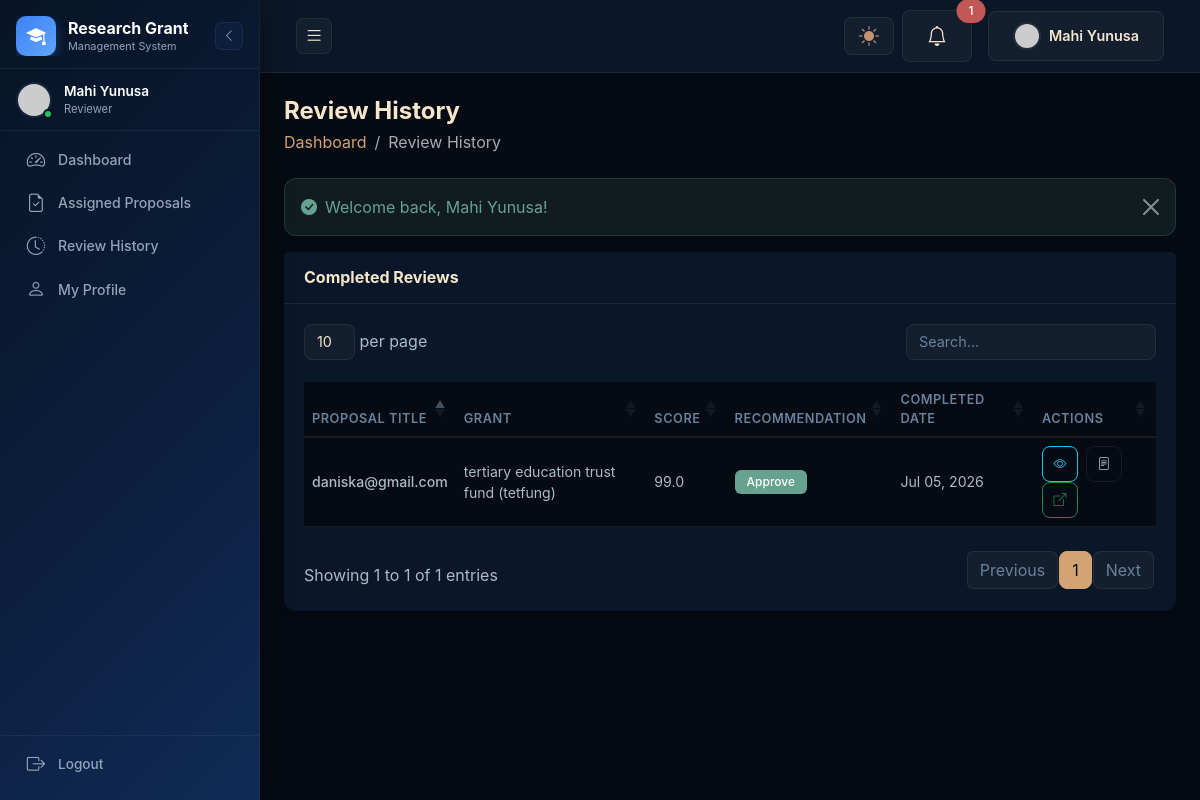
The page /reviewer/pages/review_history.php (signed in) on the database its author committed.
### tables this page shows
CREATE TABLE `proposal_reviews` (
  `id` int(11) NOT NULL AUTO_INCREMENT,
  `proposal_id` int(11) NOT NULL,
  `reviewer_id` int(11) NOT NULL,
  `assigned_by` int(11) DEFAULT NULL,
  `score` decimal(5,2) DEFAULT NULL,
  `comments` text,
  `recommendation` enum('approve','reject','revision') DEFAULT NULL,
  `recommended_amount` decimal(15,2) DEFAULT NULL COMMENT 'Funding amount recommended by reviewer',
  `evaluation_report` text,
  `status` enum('assigned','in_progress','completed') NOT NULL DEFAULT 'assigned',
  `assigned_at` timestamp NOT NULL DEFAULT CURRENT_TIMESTAMP,
  `completed_at` datetime DEFAULT NULL,
  `created_at` timestamp NOT NULL DEFAULT CURRENT_TIMESTAMP,
  `updated_at` timestamp NOT NULL DEFAULT CURRENT_TIMESTAMP ON UPDATE CURRENT_TIMESTAMP,
  PRIMARY KEY (`id`),
  KEY `proposal_id` (`proposal_id`),
  KEY `reviewer_id` (`reviewer_id`),
  KEY `status` (`status`),
  KEY `fk_reviews_assigner` (`assigned_by`),
  CONSTRAINT `fk_reviews_assigner` FOREIGN KEY (`assigned_by`) REFERENCES `users` (`id`) ON DELETE SET NULL ON UPDATE CASCADE,
  CONSTRAINT `fk_reviews_proposal` FOREIGN KEY (`proposal_id`) REFERENCES `proposals` (`id`) ON DELETE CASCADE ON UPDATE CASCADE,
  CONSTRAINT `fk_reviews_reviewer` FOREIGN KEY (`reviewer_id`) REFERENCES `users` (`id`) ON DELETE CASCADE ON UPDATE CASCADE
);

CREATE TABLE `proposals` (
  `id` int(11) NOT NULL AUTO_INCREMENT,
  `grant_id` int(11) NOT NULL,
  `researcher_id` int(11) NOT NULL,
  `title` varchar(255) NOT NULL,
  `abstract` text,
  `problem_statement` text,
  `methodology` text,
  `expected_outcomes` text,
  `budget_breakdown` text,
  `budget_amount` decimal(15,2) DEFAULT NULL,
  `status` enum('draft','submitted','under_review','approved','rejected','revision_needed','withdrawn') NOT NULL DEFAULT 'draft',
  `review_score` decimal(5,2) DEFAULT NULL,
  `review_comment` text,
  `submitted_at` datetime DEFAULT NULL,
  `reviewed_at` datetime DEFAULT NULL,
  `reviewed_by` int(11) DEFAULT NULL,
  `created_at` timestamp NOT NULL DEFAULT CURRENT_TIMESTAMP,
  `updated_at` timestamp NOT NULL DEFAULT CURRENT_TIMESTAMP ON UPDATE CURRENT_TIMESTAMP,
  PRIMARY KEY (`id`),
  KEY `grant_id` (`grant_id`),
  KEY `researcher_id` (`researcher_id`),
  KEY `status` (`status`),
  KEY `reviewed_by` (`reviewed_by`),
  CONSTRAINT `fk_proposals_grant` FOREIGN KEY (`grant_id`) REFERENCES `grants` (`id`) ON DELETE CASCADE ON UPDATE CASCADE,
  CONSTRAINT `fk_proposals_researcher` FOREIGN KEY (`researcher_id`) REFERENCES `users` (`id`) ON DELETE CASCADE ON UPDATE CASCADE,
  CONSTRAINT `fk_proposals_reviewer` FOREIGN KEY (`reviewed_by`) REFERENCES `users` (`id`) ON DELETE SET NULL ON UPDATE CASCADE
);

CREATE TABLE `grants` (
  `id` int(11) NOT NULL AUTO_INCREMENT,
  `title` varchar(255) NOT NULL,
  `slug` varchar(255) NOT NULL,
  `description` text NOT NULL,
  `objectives` text,
  `eligibility_criteria` text,
  `funding_amount` decimal(15,2) DEFAULT NULL,
  `category_id` int(11) DEFAULT NULL,
  `status` enum('draft','open','closed','cancelled') NOT NULL DEFAULT 'draft',
  `application_start_date` date DEFAULT NULL,
  `application_end_date` date DEFAULT NULL,
  `review_deadline` date DEFAULT NULL,
  `max_applications` int(11) DEFAULT NULL,
  `guidelines_file` varchar(255) DEFAULT NULL,
  `is_published` tinyint(1) NOT NULL DEFAULT '0',
  `created_by` int(11) DEFAULT NULL,
  `created_at` timestamp NOT NULL DEFAULT CURRENT_TIMESTAMP,
  `updated_at` timestamp NOT NULL DEFAULT CURRENT_TIMESTAMP ON UPDATE CURRENT_TIMESTAMP,
  PRIMARY KEY (`id`),
  UNIQUE KEY `slug` (`slug`),
  KEY `category_id` (`category_id`),
  KEY `status` (`status`),
  KEY `is_published` (`is_published`),
  KEY `created_by` (`created_by`),
  CONSTRAINT `fk_grants_category` FOREIGN KEY (`category_id`) REFERENCES `grant_categories` (`id`) ON DELETE SET NULL ON UPDATE CASCADE,
  CONSTRAINT `fk_grants_creator` FOREIGN KEY (`created_by`) REFERENCES `users` (`id`) ON DELETE SET NULL ON UPDATE CASCADE
);

### reviewer/pages/review_history.php (the view, shortened to what this page needs)
<?php
require_once __DIR__ . '/../../includes/functions.php';
$userId = $_SESSION['user_id'];
$db = getDb();
$stmt = $db->prepare("SELECT pr.*, p.title as proposal_title, p.abstract, g.title as grant_title, u.first_name as res_first, u.last_name as res_last FROM proposal_reviews pr JOIN proposals p ON pr.proposal_id = p.id JOIN grants g ON p.grant_id = g.id JOIN users u ON p.researcher_id = u.id WHERE pr.reviewer_id = :user_id AND pr.status = 'completed' ORDER BY pr.completed_at DESC");
$stmt->execute([':user_id' => $userId]);
$reviews = $stmt->fetchAll();
include_once __DIR__ . '/../../includes/header.php';
?>
<div class="d-flex justify-content-between align-items-center mb-4">
    <div>
        <h4 class="mb-1 fw-bold">Review History</h4>
        <nav aria-label="breadcrumb">
            <ol class="breadcrumb mb-0">
                <li class="breadcrumb-item"><a href="<?= SITE_URL ?>reviewer/index.php">Dashboard</a></li>
                <li class="breadcrumb-item active">Review History</li>
            </ol>
        </nav>
    </div>
</div>
<?= displaySessionMessages() ?>
<div class="card border-0 shadow-sm">
    <div class="card-header bg-white py-3">
        <h6 class="mb-0 fw-bold">Completed Reviews</h6>
    </div>
    <div class="card-body">
        <div class="table-responsive">
            <table class="table datatable table-hover">
                <thead>
                    <tr>
                        <th>Proposal Title</th>
                        <th>Grant</th>
                        <th>Score</th>
                        <th>Recommendation</th>
                        <th>Completed Date</th>
                        <th class="no-print">Actions</th>
                    </tr>
                </thead>
                <tbody>
                    <?php foreach ($reviews as $r): ?>
                    <tr>
                        <td class="fw-medium"><?= htmlspecialchars($r['proposal_title']) ?></td>
                        <td><?= htmlspecialchars($r['grant_title']) ?></td>
                        <td><?= $r['score'] !== null ? number_format($r['score'], 1) : '-' ?></td>
                        <td><?= $r['recommendation'] ? getStatusBadge($r['recommendation']) : '-' ?></td>
                        <td><?= $r['completed_at'] ? formatDate($r['completed_at']) : '-' ?></td>
                        <td class="no-print">
                            <button class="btn btn-sm btn-outline-info btn-icon me-1" onclick="viewProposal(<?= $r['proposal_id'] ?>)" title="View Proposal & Researcher Profile"><i class="bi bi-eye"></i></button>
                            <button class="btn btn-sm btn-outline-secondary btn-icon me-1" onclick="viewReviewSummary(<?= $r['id'] ?>)" title="Review Summary"><i class="bi bi-file-text"></i></button>
                            <a href="<?= SITE_URL ?>reviewer/pages/review.php?id=<?= $r['id'] ?>" class="btn btn-sm btn-outline-success btn-icon" title="Full Evaluation Page"><i class="bi bi-box-arrow-up-right"></i></a>
                        </td>
                    </tr>
                    <?php endforeach; ?>
                </tbody>
            </table>
        </div>
    </div>
</div>
<?php include_once __DIR__ . '/../../includes/footer.php'; ?>

### includes/functions.php (shortened to what this page needs)
<?php
function formatDate($date, $format = 'M d, Y') {
    return date($format, strtotime($date));
}
function getStatusBadge($status) {
    $badges = [
        'active' => 'success',
        'inactive' => 'secondary',
        'pending' => 'warning',
        'draft' => 'secondary',
        'open' => 'success',
        'closed' => 'danger',
        'cancelled' => 'danger',
        'submitted' => 'primary',
        'under_review' => 'info',
        'approved' => 'success',
        'rejected' => 'danger',
        'revision_needed' => 'warning',
        'withdrawn' => 'secondary',
        'assigned' => 'info',
        'in_progress' => 'warning',
        'completed' => 'success',
        'overdue' => 'danger',
        'suspended' => 'warning',
        'terminated' => 'danger',
        'reviewed' => 'info',
        'monthly' => 'primary',
        'quarterly' => 'info',
        'biannual' => 'warning',
        'annual' => 'success',
        'final' => 'danger',
        'approve' => 'success',
        'revision' => 'warning',
        'paid' => 'success',
        'scheduled' => 'warning',
        'partially_disbursed' => 'info',
        'fully_disbursed' => 'success',
    ];
    $class = $badges[$status] ?? 'secondary';
    $label = ucwords(str_replace('_', ' ', $status));
    return "<span class='badge bg-{$class}'>{$label}</span>";
}
function displayAlert($message, $type = 'success') {
    $icons = [
        'success' => 'bi-check-circle-fill',
        'danger' => 'bi-exclamation-triangle-fill',
        'warning' => 'bi-exclamation-circle-fill',
        'info' => 'bi-info-circle-fill',
    ];
    $icon = $icons[$type] ?? 'bi-info-circle-fill';
    return "<div class='alert alert-{$type} alert-dismissible fade show' role='alert'>
            <i class='{$icon} me-2'></i>{$message}
            <button type='button' class='btn-close' data-bs-dismiss='alert'></button>
        </div>";
}
function displaySessionMessages() {
    $html = '';
    foreach (['success', 'danger', 'warning', 'info'] as $type) {
        if (isset($_SESSION[$type . '_message'])) {
            $html .= displayAlert($_SESSION[$type . '_message'], $type);
        }
    }
    return $html;
}

### assets/css/style.css (style rules this page uses)
:root { --dark: #060a12; --dark2: #0a1728; --dark3: #1b3858; --primary: #d4a373; --primary-light: #e8c9a0; --primary-dark: #b8895e; --secondary: #537497; --secondary-light: #69819c; --tertiary: #96b2c6; --green: #65a390; --amber: #c4936f; --red: #c15757; --text: #f5e6cc; --text-muted: #aabbc8; --text-dim: #69819c; --glass: rgba(245, 230, 204, .04); --glass-hover: rgba(245, 230, 204, .07); --glass-border: rgba(245, 230, 204, .08); --glow-primary: rgba(212, 163, 115, .35); --glow-secondary: rgba(83, 116, 151, .35); --sidebar-width: 260px; --sidebar-collapsed: 80px; --sidebar-bg: #071426; --sidebar-gradient: linear-gradient(135deg, #071426, #0B1D39, #102B57); --sidebar-primary: #3B82F6; --sidebar-primary-glow: rgba(59, 130, 246, .35); --sidebar-secondary: #60A5FA; --sidebar-text: #FFFFFF; --sidebar-muted: #94A3B8; --sidebar-glass: rgba(59, 130, 246, .06); --sidebar-glass-hover: rgba(59, 130, 246, .1); --sidebar-border: rgba(148, 163, 184, .1); --header-height: 60px; --radius: 12px; --radius-sm: 8px; --transition: all .3s ease; --bs-body-bg: var(--dark); --bs-body-color: var(--text); --bs-primary: var(--primary); --bs-secondary: var(--secondary); --bs-success: var(--green); --bs-warning: var(--amber); --bs-danger: var(--red); --bs-info: var(--tertiary); --bs-light: var(--dark2); --bs-dark: #000; --bs-border-color: var(--glass-border); --bs-link-color: var(--primary); --bs-link-hover-color: var(--primary-light); }
* { margin: 0; padding: 0; box-sizing: border-box; }
body { font-family: 'Inter', -apple-system, BlinkMacSystemFont, sans-serif; background: var(--dark); color: var(--text); overflow-x: hidden; }
h1, h2, h3, h4, h5, h6 { font-weight: 700; color: var(--text); }
a { text-decoration: none; transition: var(--transition); color: var(--primary); }
.card { border: 1px solid var(--glass-border); border-radius: var(--radius); background: var(--dark2); transition: var(--transition); }
.card-header { background: transparent; border-bottom: 1px solid var(--glass-border); font-weight: 600; padding: 16px 20px; color: var(--text); }
.card-body { padding: 20px; color: var(--text-muted); }
.table { margin-bottom: 0; color: var(--text); }
.table thead th { border-top: none; border-bottom: 2px solid var(--glass-border); font-weight: 600; font-size: .8rem; text-transform: uppercase; letter-spacing: .5px; color: var(--text-dim); }
.table td { vertical-align: middle; font-size: .88rem; border-color: var(--glass-border); color: var(--text-muted); }
.table > :not(caption) > * > * { border-color: var(--glass-border); }
.btn { border-radius: var(--radius-sm); font-weight: 600; padding: 10px 24px; transition: var(--transition); font-size: .9rem; }
.btn-sm { padding: 6px 16px; font-size: .8rem; }
.btn-outline-secondary { color: var(--text-muted); border-color: var(--glass-border); }
.btn-icon { width: 36px; height: 36px; padding: 0; display: inline-flex; align-items: center; justify-content: center; border-radius: var(--radius-sm); }
.alert { border-radius: var(--radius); border: 1px solid var(--glass-border); background: var(--glass); color: var(--text); }
.alert-success { background: rgba(101,163,144,.12); border-color: rgba(101,163,144,.2); color: var(--green); }
.alert .btn-close { filter: invert(1) brightness(2); }
.badge { padding: 6px 12px; font-weight: 500; font-size: .75rem; border-radius: 6px; }
.bg-success { background: var(--green) !important; }
.bg-white { background: var(--dark2) !important; }
.shadow-sm { box-shadow: 0 2px 10px rgba(0,0,0,.2) !important; }
.close, .btn-close { filter: invert(1) brightness(2); }

### rows shown on the page
proposal_reviews: proposal.title "daniska@gmail.com", grants.title "tertiary education trust fund (tetfung)", score "99.0", recommendation "Approve", completed_at "Jul 05, 2026"

### other values the page prints
$_SESSION['user_name'] "Mahi Yunusa"
str_replace('_', ' ', $role) "Reviewer"
$unreadCount "1"
